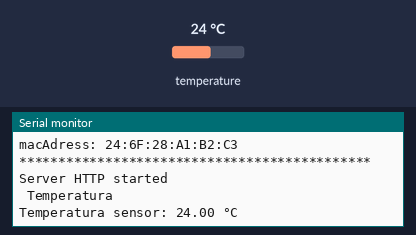
This sketch was run on a simulated ESP8266 (NodeMCU). Parts: the last lines printed to the serial monitor. The inputs (shaded band) are chosen by the test bench; at power-on: temperature 24 °C. WiFi joins after 1.5 s; servers stay silent unless stated; uploads are accepted with an empty reply.

Above: at 2.7 s.
2.8 s: temperature set to 12 °C
At 8.8 s:
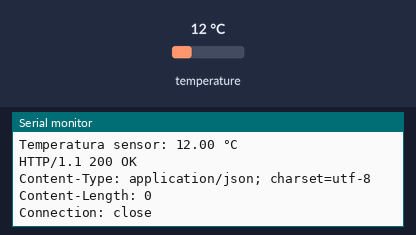
9.1 s: temperature set to 19 °C
At 11.6 s:
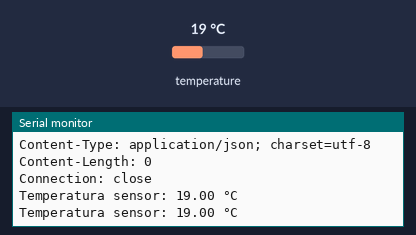
Timing chart, 0 to 13.1 s (numbered marks = the images above; inputs shaded):
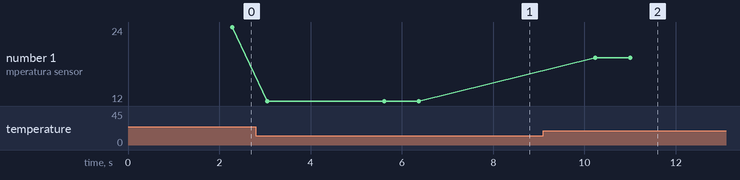

Measured:
- after the input at 2.8 s, the serial monitor: prints a new line after 0.25 s (image 1)
- after the input at 9.1 s, the serial monitor: prints a new line after 1.1 s (image 2)
- plotted number 1: 24 → 12 after the input at 2.8 s, 12 → 19 after the input at 9.1 s

The sketch:

Modulo_wifi.ino
```cpp
//librerias

#include <ESP8266WiFi.h>
#include<ESP8266WebServer.h>
#include <OneWire.h>
#include <DallasTemperature.h>

//conexion wifi
String ssid     = "Francisco";
String password = "12345678";
const char* host = "  192.168.1.119  ";  // IP serveur - Server IP
const int   port = 80;            // Port serveur - Server Port
const int   watchdog = 5000;
unsigned long previousMillis = millis();
ESP8266WebServer server(80);

//sensor de temperatura
const int pinDatosDQ = 9;

OneWire oneWireObjeto(pinDatosDQ);
DallasTemperature sensorDS18B20(&oneWireObjeto);

void handleRoot(){
  digitalWrite(2,1);
  server.send(200,"text/plano ","hello world" );
  digitalWrite(2,0);
}


byte cont = 0;
byte max_intentos = 50;

void setup() {
  // Inicia Serial
  Serial.begin(115200);
  Serial.println("\n");

  // Conexión WIFI
  WiFi.begin(ssid, password);
  while (WiFi.status() != WL_CONNECTED and cont < max_intentos) { //Cuenta hasta 50 si no se puede conectar lo cancela
    cont++;
    delay(500);
    Serial.print(".");
  }

Serial.println("");

  if (cont < max_intentos) {  //Si se conectó
      Serial.println("********************************************");
      Serial.print("Conectado a la red WiFi: ");
      Serial.println(WiFi.SSID());
      Serial.print("IP: ");
      Serial.println(WiFi.localIP());
      Serial.print("macAdress: ");
      Serial.println(WiFi.macAddress());
      Serial.println("*********************************************");

      server.on("/",handleRoot);
      server.begin();
      Serial.println("Server HTTP started");
  }
  else { //No se conectó
      Serial.println("------------------------------------");
      Serial.println("Error de conexion");
      Serial.println("------------------------------------");
  }//fin de conexion wifi esp8266

  //sensor de temperatura

    Serial.begin(9600);// Iniciamos la comunicación serie
    sensorDS18B20.begin();  // Iniciamos el bus 1-Wire
    Serial.println(" Temperatura\n\n");


}

void loop() {
//temperatura
// Mandamos comandos para toma de temperatura a los sensores
    sensorDS18B20.requestTemperatures();

    // Leemos y mostramos los datos de los sensores DS18B20
    Serial.print("Temperatura sensor: ");
    Serial.print(sensorDS18B20.getTempCByIndex(0));
    Serial.println(" °C");


    sensorDS18B20.requestTemperatures();
    Serial.print("Temperatura sensor: ");
    Serial.print(sensorDS18B20.getTempCByIndex(0));
    Serial.println(" °C");

delay(1000);

 server.handleClient();

       unsigned long currentMillis = millis();

  if ( currentMillis - previousMillis > watchdog ) {
    previousMillis = currentMillis;
    WiFiClient client;

    if (!client.connect(host, port)) {
      //Serial.println("Fallo al conectar");
      return;
    }
    String url = "/TutorialESP8266/index.php?temp=";
//    url += sensorDS18B20;

 client.print(String("GET ") + url + " HTTP/1.1\r\n" +
               "Host: " + host + "\r\n" +
               "Connection: close\r\n\r\n");
    unsigned long timeout = millis();
    while (client.available() == 0) {
      if (millis() - timeout > 5000) {
        Serial.println(">>> Client Timeout !");
        client.stop();
        return;
      }
    }

    // Leemos la respuesta del servidor
    while(client.available()){
      String line = client.readStringUntil('\r');
      Serial.print(line);
    }
  }
  delay(800);


}
```
